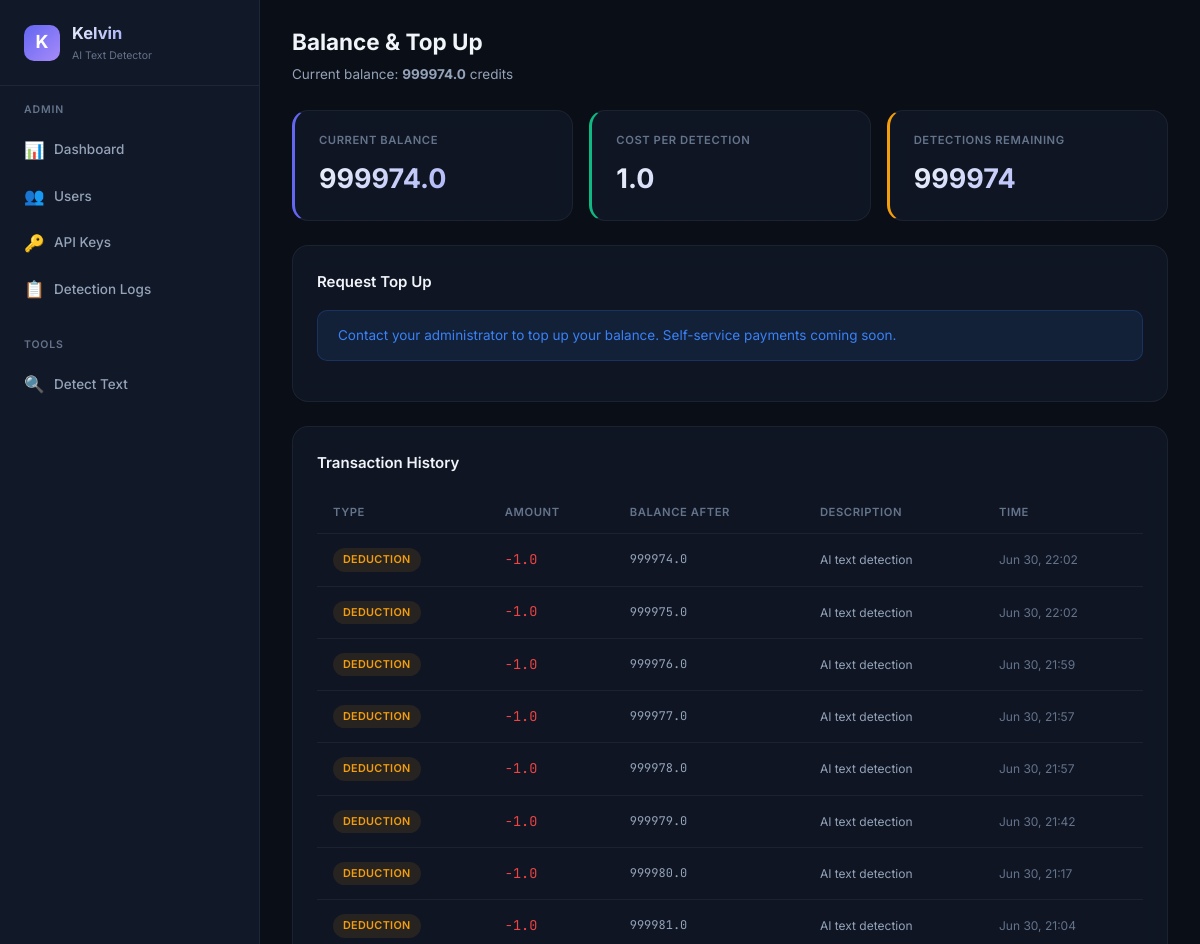
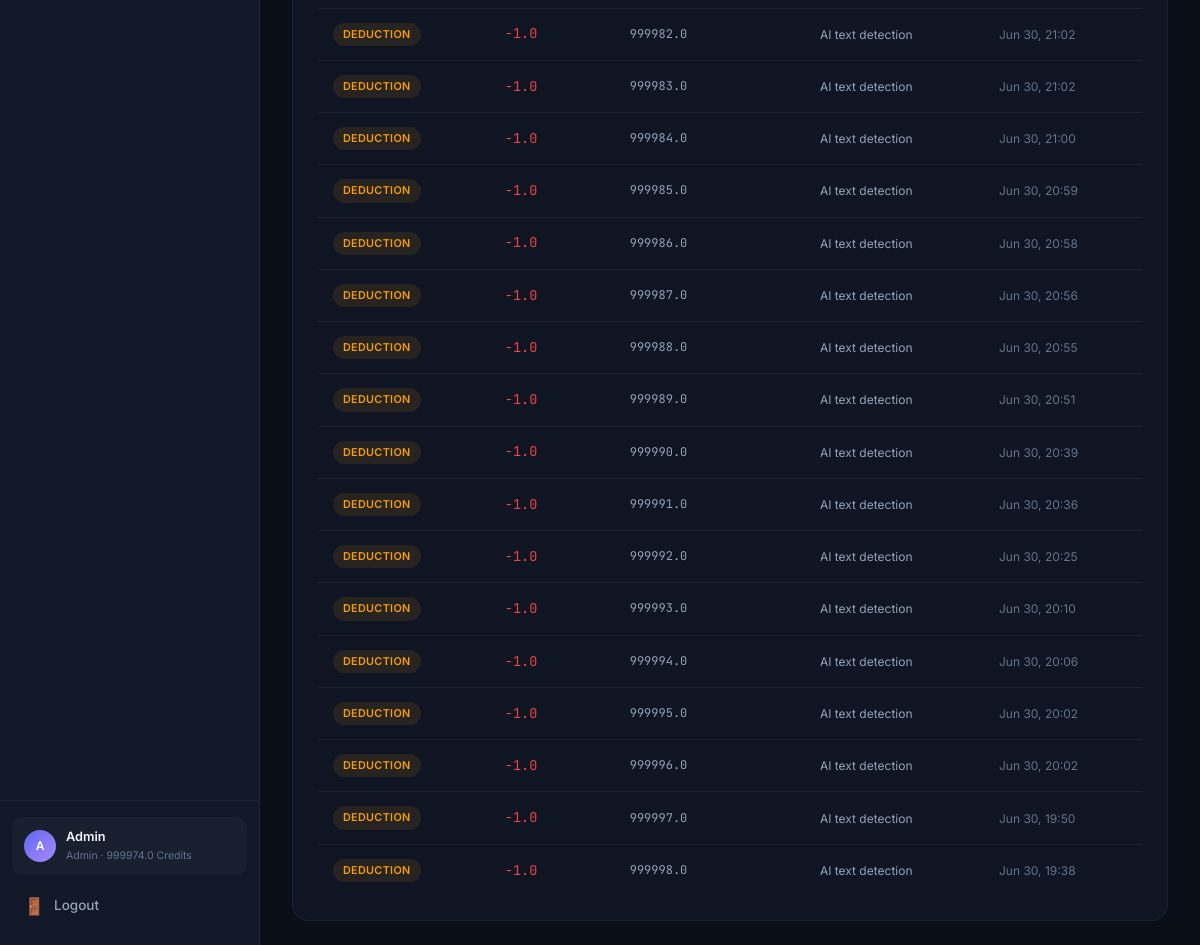
The page /dashboard/topup (signed in) on the database as committed earlier (2 pictures, top to bottom).
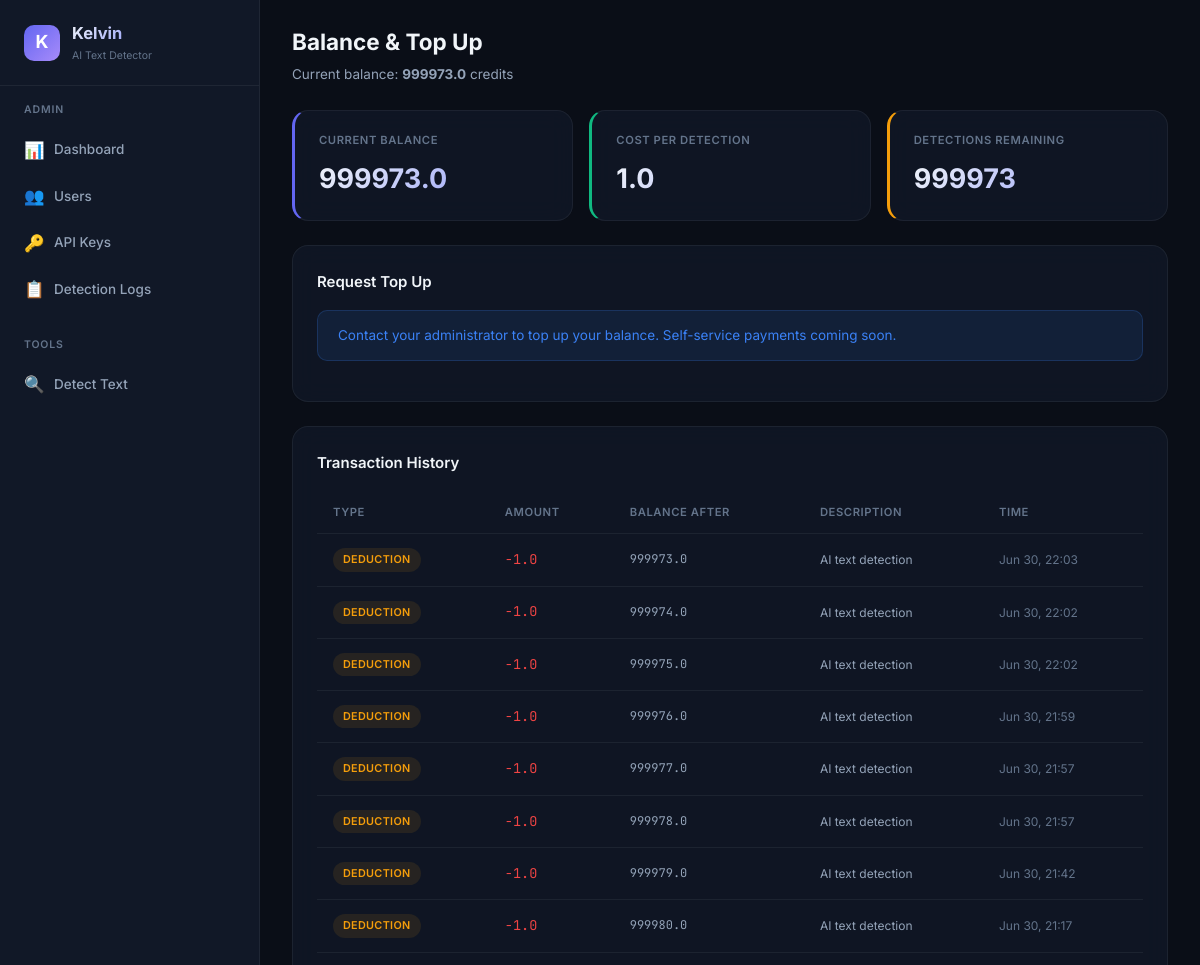
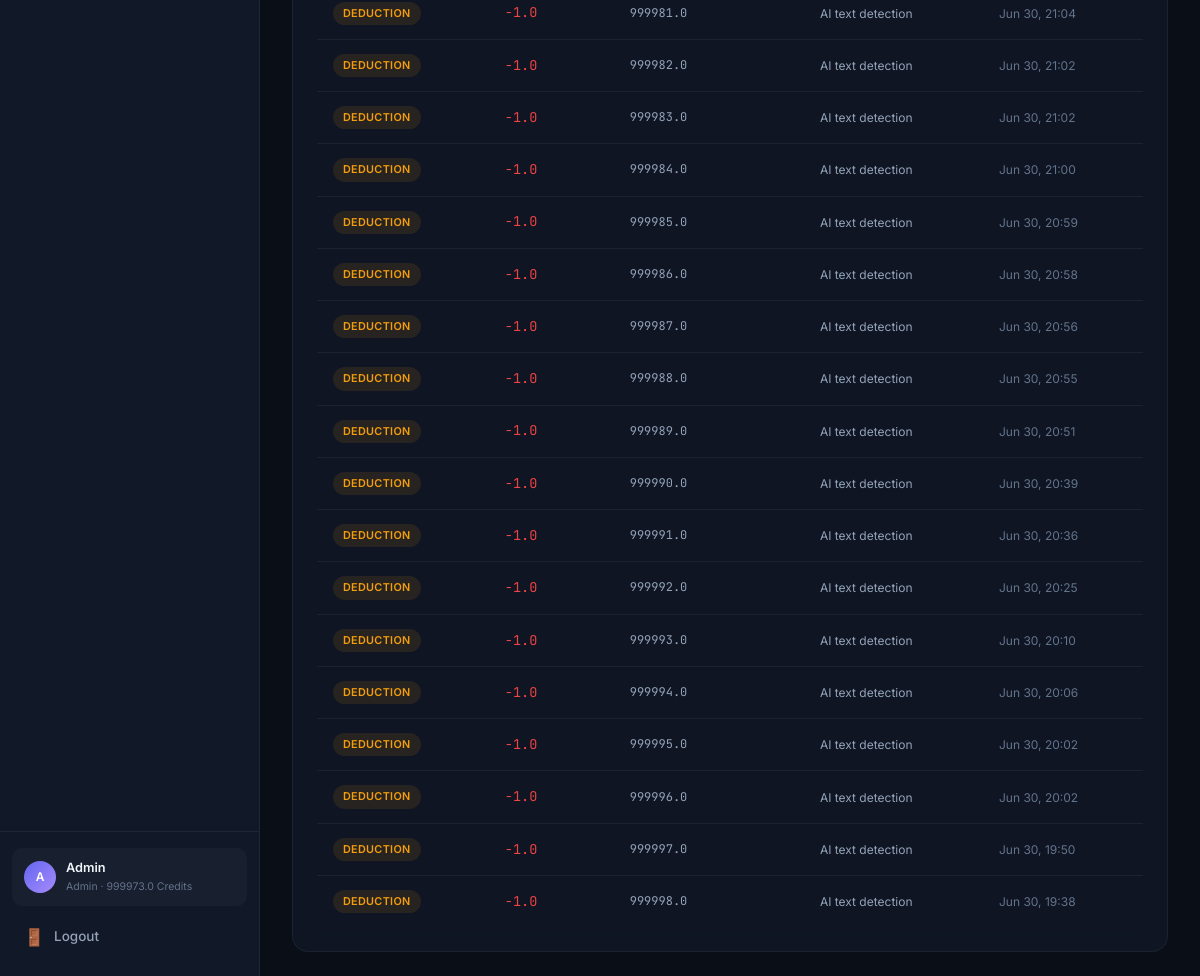
The same page on the database as committed later (2 pictures, top to bottom).
### database.py (models this page shows, shortened)
class User(Base):
    __tablename__ = "users"
    id = Column(Integer, primary_key=True, autoincrement=True)
    email = Column(String(255), unique=True, nullable=False, index=True)
    password_hash = Column(String(255), nullable=False)
    display_name = Column(String(100), nullable=False)
    role = Column(String(20), nullable=False, default="user")  # "admin" or "user"
    balance = Column(Float, nullable=False, default=100.0)
    is_active = Column(Boolean, nullable=False, default=True)
    created_at = Column(DateTime, nullable=False, default=datetime.utcnow)
    api_keys = relationship("APIKeyRecord", back_populates="user", lazy="dynamic")
    detection_logs = relationship("DetectionLog", back_populates="user", lazy="dynamic")
    transactions = relationship("BalanceTransaction", back_populates="user", lazy="dynamic")

class BalanceTransaction(Base):
    __tablename__ = "balance_transactions"
    id = Column(Integer, primary_key=True, autoincrement=True)
    user_id = Column(Integer, ForeignKey("users.id"), nullable=False, index=True)
    amount = Column(Float, nullable=False)  # positive = credit, negative = debit
    type = Column(String(20), nullable=False)  # "topup", "deduction", "refund", "signup_bonus"
    description = Column(String(255), nullable=True)
    balance_after = Column(Float, nullable=True)
    created_at = Column(DateTime, nullable=False, default=datetime.utcnow)
    user = relationship("User", back_populates="transactions")

### detect-ai.py (the view)
@app.get("/dashboard/topup", response_class=HTMLResponse)
async def user_topup_page(request: Request, db: Session = Depends(get_db_session)):
    user = _require_web_user(request, db)
    transactions = db.query(BalanceTransaction).filter(BalanceTransaction.user_id == user.id).order_by(desc(BalanceTransaction.created_at)).limit(50).all()
    return _render(request, db, "user/topup.html", transactions=transactions)

### templates/user/topup.html (shortened to what this page needs)
{% extends "base.html" %}
{% set active_page = 'user-topup' %}
{% block page_header %}
<div class="page-header">
    <h2>Balance & Top Up</h2>
    <p>Current balance: <strong>{{ user.balance | round(1) }}</strong> credits</p>
</div>
{% endblock %}
{% block content %}
<div class="stats-grid">
    <div class="stat-card accent">
        <div class="stat-label">Current Balance</div>
        <div class="stat-value">{{ user.balance | round(1) }}</div>
    </div>
    <div class="stat-card green">
        <div class="stat-label">Cost Per Detection</div>
        <div class="stat-value">1.0</div>
    </div>
    <div class="stat-card yellow">
        <div class="stat-label">Detections Remaining</div>
        <div class="stat-value">{{ user.balance | int }}</div>
    </div>
</div>
<div class="card mb-24">
    <div class="card-header">
        <h3>Request Top Up</h3>
    </div>
    <div class="alert alert-info">
        Contact your administrator to top up your balance. Self-service payments coming soon.
    </div>
</div>
<div class="card">
    <div class="card-header">
        <h3>Transaction History</h3>
    </div>
    {% if transactions %}
    <div class="table-container">
        <table>
            <thead>
                <tr>
                    <th>Type</th>
                    <th>Amount</th>
                    <th>Balance After</th>
                    <th>Description</th>
                    <th>Time</th>
                </tr>
            </thead>
            <tbody>
                {% for tx in transactions %}
                <tr>
                    <td>
                        {% if tx.type == 'topup' or tx.type == 'signup_bonus' %}
                        <span class="badge badge-green">{{ tx.type }}</span>
                        {% elif tx.type == 'deduction' %}
                        <span class="badge badge-yellow">deduction</span>
                        {% elif tx.type == 'refund' %}
                        <span class="badge badge-blue">refund</span>
                        {% else %}
                        <span class="badge badge-muted">{{ tx.type }}</span>
                        {% endif %}
                    </td>
                    <td class="text-mono {% if tx.amount > 0 %}text-green{% else %}text-red{% endif %}">
                        {{ '+' if tx.amount > 0 else '' }}{{ tx.amount | round(1) }}
                    </td>
                    <td class="text-mono text-sm">{{ tx.balance_after | round(1) if tx.balance_after else '—' }}</td>
                    <td class="text-sm">{{ tx.description or '—' }}</td>
                    <td class="text-sm text-muted">{{ tx.created_at.strftime('%b %d, %H:%M') if tx.created_at else '—' }}</td>
                </tr>
                {% endfor %}
            </tbody>
        </table>
    </div>
    {% else %}
    <div class="empty-state">
        <div class="empty-icon">💰</div>
        <h3>No transactions yet</h3>
    </div>
    {% endif %}
</div>
{% endblock %}

### templates/base.html (shortened to what this page needs)
<!DOCTYPE html>
<html lang="en">
<head>
    <link rel="stylesheet" href="/static/css/style.css?v=6">
</head>
<body>
    {% block body %}
    <div class="app-layout">
        <aside class="sidebar">
            <div class="sidebar-brand">
                <div class="brand-icon">K</div>
                <div>
                    <h1>Kelvin</h1>
                    <div class="brand-version">AI Text Detector</div>
                </div>
            </div>
            <nav class="sidebar-nav">
                {% if user and user.role == 'admin' %}
                <div class="nav-section">
                    <div class="nav-section-title">Admin</div>
                    <a href="/admin/dashboard" class="nav-link {% if active_page == 'admin-dashboard' %}active{% endif %}">
                        <span class="nav-icon">📊</span> Dashboard
                    </a>
                    <a href="/admin/users" class="nav-link {% if active_page == 'admin-users' %}active{% endif %}">
                        <span class="nav-icon">👥</span> Users
                    </a>
                    <a href="/admin/keys" class="nav-link {% if active_page == 'admin-keys' %}active{% endif %}">
                        <span class="nav-icon">🔑</span> API Keys
                    </a>
                    <a href="/admin/logs" class="nav-link {% if active_page == 'admin-logs' %}active{% endif %}">
                        <span class="nav-icon">📋</span> Detection Logs
                    </a>
                </div>
                <div class="nav-section">
                    <div class="nav-section-title">Tools</div>
                    <a href="/dashboard/detect" class="nav-link {% if active_page == 'detect' %}active{% endif %}">
                        <span class="nav-icon">🔍</span> Detect Text
                    </a>
                </div>
                {% endif %}
            </nav>
            {% if user %}
            <div class="sidebar-footer">
                <div class="sidebar-user">
                    <div class="user-avatar">{{ user.display_name[0] | upper }}</div>
                    <div class="user-info">
                        <div class="user-name">{{ user.display_name }}</div>
                        <div class="user-role">{{ user.role }} · {{ user.balance | round(1) }} credits</div>
                    </div>
                </div>
                <a href="/logout" class="nav-link" style="margin-top: 8px;">
                    <span class="nav-icon">🚪</span> Logout
                </a>
            </div>
            {% endif %}
        </aside>
        <main class="main-content">
            {% block page_header %}{% endblock %}
            <div class="page-body">
                {% block content %}{% endblock %}
            </div>
        </main>
    </div>
    {% endblock %}
</body>
</html>

Rows that differ between the two databases and show on the page:
changed User "Admin": balance "999974.0" → "999973.0"; balance "999974" → "999973"
added BalanceTransaction: type "DEDUCTION", amount "-1.0", balance_after "999973.0", description "AI text detection", created_at "Jun 30, 22:03"
